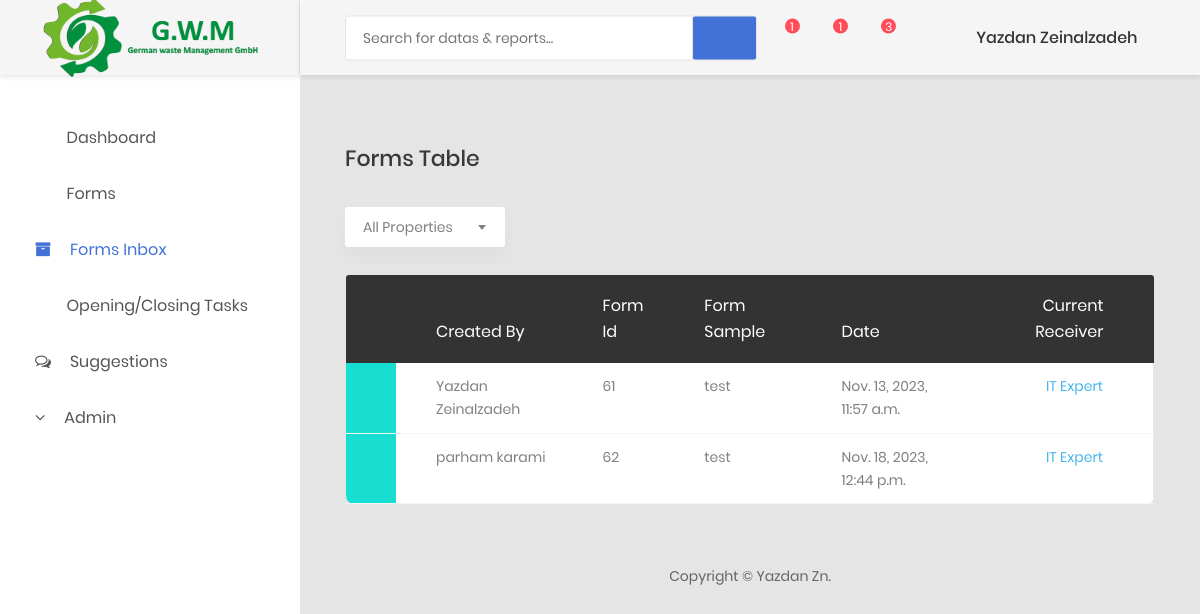
/dashboard/forms-inbox/ (signed in), run on an earlier commit of the app's database.
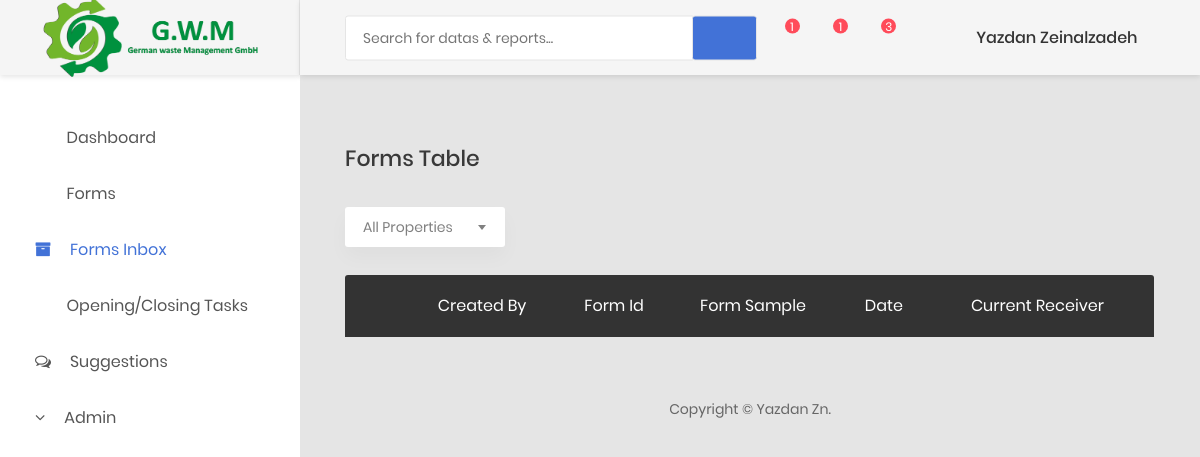
And on a later commit of the database.
### dashboard/models.py (models this page shows, shortened)
class User(AbstractUser):
    email = models.CharField(max_length=80,unique=True)
    username = models.CharField(max_length=45,unique=True)
    first_name = models.CharField(max_length=45)
    last_name =  models.CharField(max_length=45)
    role = models.CharField(max_length=45, choices=ROLES)
    USERNAME_FIELD="username"
    REQUIRED_FIELDS=['email',"first_name","last_name","role"]

class UserForm(models.Model):
    created_by = models.ForeignKey("User", related_name='created_by' , on_delete=models.CASCADE)
    sample = models.ForeignKey("FormSample",related_name ="sample", on_delete=models.CASCADE)
    title = models.CharField(max_length=50)
    date = models.DateTimeField(auto_now_add=True)
    STATUS_CHOICES = (
        ('og','On Going'),
        ('edit','Must Be Edited'),
        ('sm', 'Submitted'),
        ('dc','Declined')
    )
    status = models.CharField(max_length=50,choices=STATUS_CHOICES,null=True,blank=True)
    fields = models.JSONField(null=True) # Type: Value
    current_transition = models.OneToOneField(FormTransition, on_delete=models.CASCADE,null=True)
    all_transitions = models.ManyToManyField(FormTransition,related_name ="all_transitions")

class FormSample(models.Model):
    title = models.CharField(max_length=50)
    description = models.TextField()
    fields = models.JSONField(null=True) # Type: , Value:
    transitions = models.JSONField(null=True)
    theme_color = models.CharField(null=True,max_length=50)

class FormTransition(models.Model):
    form = models.ForeignKey("UserForm", on_delete=models.CASCADE , null=True)
    receivers_role = models.CharField(max_length=150, choices=ROLES,null=True)
    sign = models.FileField(upload_to='uploads/', null=True)
    next_transition = models.ForeignKey('self', related_name='next', on_delete=models.CASCADE , null=True)
    prev_transition = models.ForeignKey('self', related_name='prev', on_delete=models.CASCADE , null=True)
    sender_user = models.ForeignKey("User", related_name='sender' , on_delete=models.CASCADE, null=True)
    STATUS_CHOICES = (
        ('edit','Must Be Edited'),
        ('sb','Sent Back'),
        ('ac', 'Accepted'),
        ('dc','Declined')
    )
    status = models.CharField(max_length=150,choices=STATUS_CHOICES,default='og',null=True)
    date = models.DateTimeField(auto_now_add=True)
    comment = models.TextField()

### dashboard/views.py (the view, shortened to what this page needs)
# urls.py: path("forms-inbox/", views.dashboard_form_inbox, name="forms-inbox"),
def dashboard_form_inbox(request):
    if not request.user.is_authenticated:
        return redirect("login")
    forms_inbox = list(UserForm.objects.filter(current_transition__receivers_role = request.user.role))
    submitted_forms = list(UserForm.objects.filter(status='sm'))
    if submitted_forms:
        for form in submitted_forms:
            if form.all_transitions.filter(receivers_role=request.user.role):
                forms_inbox.append(form)
    decliend_forms = list(UserForm.objects.filter(status='dc'))
    if decliend_forms:
        for form in decliend_forms:
            if form.all_transitions.filter(receivers_role=request.user.role):
                forms_inbox.append(form)
    if forms_inbox:
        for form in forms_inbox:
            form.fields = form.fields
    return render(request, 'dashboard/forms-inbox.html',{"forms_inbox":forms_inbox,'page':'forms-inbox'})

### dashboard/templates/dashboard/forms-inbox.html (shortened to what this page needs)
{% extends 'dashboard/base.html' %}
{% block content %}
    <div class="row m-t-30">
        <div class="col-md-12">
            <h3 class="title-5 m-b-35">Forms Table</h3>
            <div class="table-data__tool">
                <div class="table-data__tool-left">
                    <div class="rs-select2--light rs-select2--md">
                    </div>
                </div>
            </div>
            <div class="table-responsive m-b-40">
                <table class="table table-borderless table-data3">
                    <thead>
                        <tr>
                            <th></th>
                            <th>created by</th>
                            <th>form id</th>
                            <th>form sample</th>
                            <th>date</th>
                            <th>current receiver</th>
                        </tr>
                    </thead>
                    <tbody>
                    {% for form in forms_inbox %}
                        <tr class='clickable-row ' data-toggle="modal" onClick="" data-target="#{{form.id}}" style="cursor:pointer;">
                            <td bgcolor='{{form.sample.theme_color}}'></td>
                            <td >{{ form.created_by.first_name }} {{ form.created_by.last_name }}</td>
                            <td>{{ form.id }} </td>
                            <td>{{ form.sample.title }} </td>
                            <td>{{ form.date }} </td>
                            <td  class="process">{% if  form.status == 'sm'%} <span class="badge badge-success">Submitted</span>
                                {% elif form.status == 'dc'%}<span class="badge badge-danger">Declined</span>
                                {% elif form.status == 'edit'%}<span class="badge badge-warning">Must Be Edited</span>
                                {% else %}{{ form.current_transition.receivers_role }} {% endif %} </td>
                        </tr>
                    {% endfor %}
                    </tbody>
                </table>
            </div>
        </div>
    </div>
{% endblock content %}

### dashboard/templates/dashboard/base.html (shortened to what this page needs)
<!DOCTYPE html>
<html lang="en">
<head>
    {% load static %}
    <link href={% static "css/font-face.css" %} rel="stylesheet" media="all">
    <link href={% static "vendor/font-awesome-4.7/css/font-awesome.min.css" %} rel="stylesheet" media="all">
    <link href={% static "vendor/font-awesome-5/css/fontawesome-all.min.css" %} rel="stylesheet" media="all">
    <link href={% static "vendor/mdi-font/css/material-design-iconic-font.min.css" %} rel="stylesheet" media="all">
    <link rel="stylesheet" href="https://cdnjs.cloudflare.com/ajax/libs/font-awesome/4.7.0/css/font-awesome.min.css">
    <link href={% static "vendor/bootstrap-4.1/bootstrap.min.css" %} rel="stylesheet" media="all">
    <link href={% static "vendor/animsition/animsition.min.css" %} rel="stylesheet" media="all">
    <link href={% static "vendor/bootstrap-progressbar/bootstrap-progressbar-3.3.4.min.css" %} rel="stylesheet" media="all">
    <link href={% static "vendor/wow/animate.css" %} rel="stylesheet" media="all">
    <link href={% static "vendor/css-hamburgers/hamburgers.min.css" %} rel="stylesheet" media="all">
    <link href={% static "vendor/slick/slick.css" %} rel="stylesheet" media="all">
    <link href={% static "vendor/select2/select2.min.css" %} rel="stylesheet" media="all">
    <link href={% static "vendor/perfect-scrollbar/perfect-scrollbar.css" %} rel="stylesheet" media="all">
    <link href={% static "css/theme.css" %} rel="stylesheet" media="all">
</head>
<body class="animsition">
    <div class="page-wrapper">
        <aside class="menu-sidebar d-none d-lg-block">
            <div class="logo">
                <a href="#">
                    <img src={% static "images/icon/logo.png"%} alt="Cool Admin" />
                </a>
            </div>
            <div class="menu-sidebar__content js-scrollbar1">
                <nav class="navbar-sidebar">
                    <ul class="list-unstyled navbar__list">
                        <li {% if page == "dashboard" %} class="active" {% endif %}>
                            <a href="{% url "dashboard"  %}">
                                <i class="fas fa-tachometer-alt"></i>Dashboard</a>
                        </li>
                        <li {% if page == "forms" %} class="active" {% endif %}>
                            <a href={% url "forms"%}>
                                <i class="far fa-check-square"></i>Forms</a>
                        </li>
                        <li {% if page == "forms-inbox" %} class="active" {% endif %}>
                            <a href={% url "forms-inbox"%}>
                                <i class="fa fa-archive"></i>Forms Inbox</a>
                        </li>
                        <li {% if page == "oc-tasks" %} class="active" {% endif %}>
                            <a href={% url "oc-tasks"%}>
                                <i class="far  fa-calendar-o"></i>Opening/Closing Tasks</a>
                        </li>
                        <li {% if page == "suggestions" %} class="active" {% endif %}>
                            <a href={% url "suggestions"%}>
                                <i class="fa fa-comments-o" style="font-size:16px"></i>Suggestions</a>
                        </li>
                        {% if user.is_superuser %}
                        <li class="has-sub{% if page == "forms-admin" or page == "oc-admin" %} active {% endif %}">
                            <a class="js-arrow" href="#"><i class="fa fa-angle-down"></i>Admin</a>
                        </li>
                        {% endif %}
                    </ul>
                </nav>
            </div>
        </aside>
        <div class="page-container">
            <header class="header-desktop">
                <div class="section__content section__content--p30">
                    <div class="container-fluid">
                        <div class="header-wrap">
                            <form class="form-header" action="" method="POST">
                                <input class="au-input au-input--xl" type="text" name="search" placeholder="Search for datas &amp; reports..." />
                                <button class="au-btn--submit" type="submit">
                                    <i class="zmdi zmdi-search"></i>
                                </button>
                            </form>
                            <div class="header-button">
                                <div class="noti-wrap">
                                    <div class="noti__item js-item-menu">
                                        <i class="zmdi zmdi-comment-more"></i>
                                        <span class="quantity">1</span>
                                    </div>
                                    <div class="noti__item js-item-menu">
                                        <i class="zmdi zmdi-email"></i>
                                        <span class="quantity">1</span>
                                    </div>
                                    <div class="noti__item js-item-menu">
                                        <i class="zmdi zmdi-notifications"></i>
                                        <span class="quantity">3</span>
                                    </div>
                                </div>
                                <div class="account-wrap">
                                    <div class="account-item clearfix js-item-menu">
                                        <div class="image">
                                        </div>
                                        <div class="content">
                                            <a class="js-acc-btn" href="#">{{ user.first_name }} {{ user.last_name }}</a>
                                        </div>
                                    </div>
                                </div>
                            </div>
                        </div>
                    </div>
                </div>
            </header>
            <div class="main-content">
                <div class="section__content section__content--p30">
                    <div class="container-fluid">
                        {% block content %}
                        {% endblock content %}
                        <div class="row">
                            <div class="col-md-12">
                                <div class="copyright">
                                    <p>Copyright © Yazdan Zn</a>.</p>
                                </div>
                            </div>
                        </div>
                    </div>
                </div>
            </div>
        </div>
    </div>
</body>
</html>

What changed in the data, as far as the page shows it:
removed UserForm: created_by.first_name "Yazdan", created_by.last_name "Zeinalzadeh", id "61", sample "test", date "Nov. 13, 2023, 11:57 a.m.", current_transition.receivers_role "IT Expert"
removed UserForm: created_by.first_name "parham", created_by.last_name "karami", id "62", sample "test", date "Nov. 18, 2023, 12:44 p.m.", current_transition.receivers_role "IT Expert"
